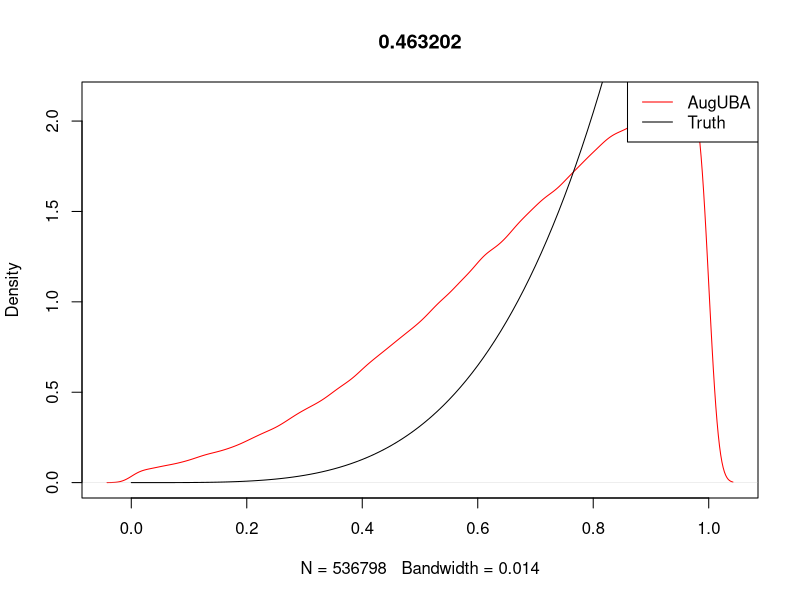
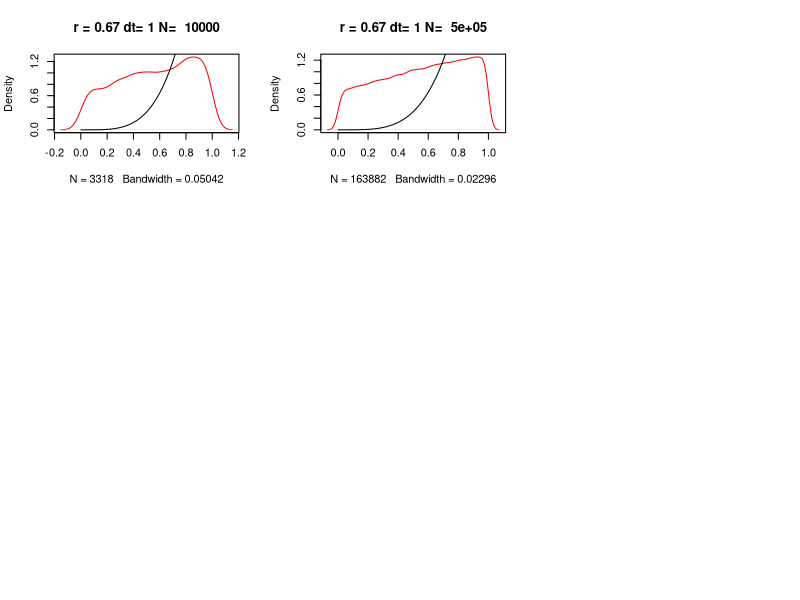

Generate these figures, in order, with R: (Note: a time limit stopped this script after it produced the figures.)
##############################
###Example : Beta(5, 1)
##############################
##############################
###UBA with Augmented drift 
##############################
alpha = 5
beta = 1

aug_drift = function(x, alpha, beta)
{ 
  if(x>1)
  {
    return(-Inf)
  }
  else if(x<0)
  {
    return(Inf)
  }
  else
  {
    rtn = (alpha-1)/x 
    return(rtn)
  }
  
}

p = function(y,dt,v , alpha, beta)
{
  mu = aug_drift(y, alpha, beta)
  temp = sqrt(pi*dt)*v*mu
  return(pnorm(temp/2)) 
}

Aug_UBA= function(x0,dt,N , alpha, beta)
{
  x = numeric(N)
  x[1]= x0
  for( i in 2: N)
  {
    v = rnorm(1)
    U = runif(1)
    prob = p(y = x[i-1], dt = dt , v = v , alpha, beta)
    b = ifelse(U<=prob , 1, -1)
    x[i] = x[i-1] + sqrt(2*dt)*b*v
  }
  
  #remove negative values
  lost_values = length(x[x<0 | x>1]) 
  ratio = lost_values/N
  x = x[x>0 & x<1]
  rtn = c(ratio , x)
  return(rtn)
}


r1= Aug_UBA(0.1,0.1,1e6 , alpha = 5, beta = 1)
ratio = r1[1]
r1 = r1[-1]

vec = seq(0, 1,by = 0.01)
plot(density(r1), col = 'red' ,main = ratio)
lines(vec , dbeta(vec, shape1= 5 , shape2 = 1))
legend('topright' , legend = c('AugUBA', 'Truth') , col = c('red' , 'black'), lty = 1)

pdf('Ag_Drift_beta5_1.pdf')
timesteps = c(1,1e-3, 1e-6)
steps = c(1e4, 5e5,1e7) 
par(mfrow = c(3 ,3))

sapply(timesteps , function(dt){
  sapply(steps , function(N){
    print(paste('Timestep : ' , dt , ', N : ',N))
    r1= Aug_UBA(x0 = 0.1 , dt ,N , alpha = 5 , beta = 1 )
    ratio = r1[1]
    r1 = r1[-1]
    vec = seq(0, 1,by = 0.01)
    plot(density(r1), 
         col = 'red' ,
         main = paste('r =' , round(ratio,2), 'dt=', dt, 'N= ', N))
    lines(vec , dbeta(vec, 5, 1))
    
    
    
  })
})
dev.off()
